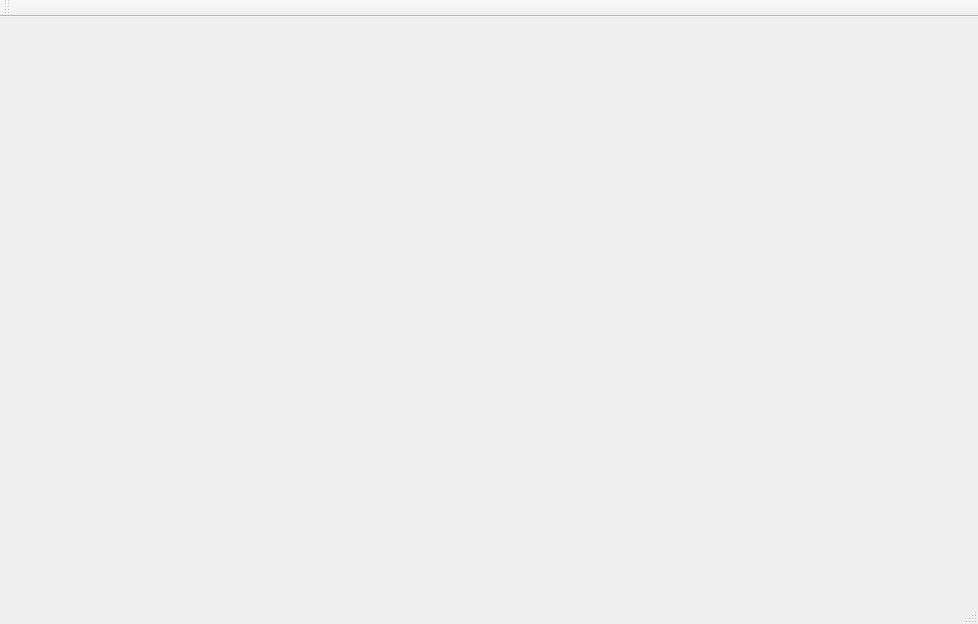
<?xml version="1.0" encoding="UTF-8"?>
<ui version="4.0">
 <class>MainWindow</class>
 <widget class="QMainWindow" name="MainWindow">
  <property name="geometry">
   <rect>
    <x>0</x>
    <y>0</y>
    <width>978</width>
    <height>624</height>
   </rect>
  </property>
  <property name="windowTitle">
   <string>MainWindow</string>
  </property>
  <widget class="QWidget" name="centralWidget"/>
  <widget class="QMenuBar" name="menuBar">
   <property name="geometry">
    <rect>
     <x>0</x>
     <y>0</y>
     <width>978</width>
     <height>26</height>
    </rect>
   </property>
  </widget>
  <widget class="QToolBar" name="mainToolBar">
   <attribute name="toolBarArea">
    <enum>TopToolBarArea</enum>
   </attribute>
   <attribute name="toolBarBreak">
    <bool>false</bool>
   </attribute>
  </widget>
  <widget class="QStatusBar" name="statusBar"/>
 </widget>
 <layoutdefault spacing="6" margin="11"/>
 <resources/>
 <connections/>
</ui>
